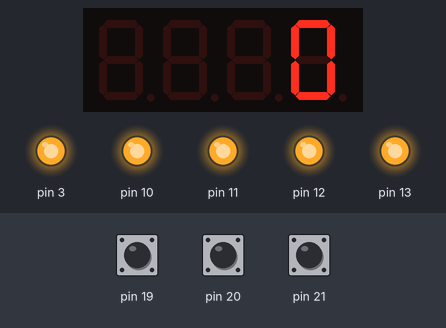
This sketch was run on a simulated Arduino Leonardo, built with avr-gcc and run on an emulated ATmega32U4. Shown: 4-digit seven-segment display, output pins drawn as LEDs (lit = HIGH). Inputs (shaded band) come from the test bench; at power-on: pin 20 HIGH, pin 19 HIGH, pin 21 HIGH.

Above: at 1.2 s.
1.3 s: pin 20 pulled LOW for 3.2 s
At 1.9 s:
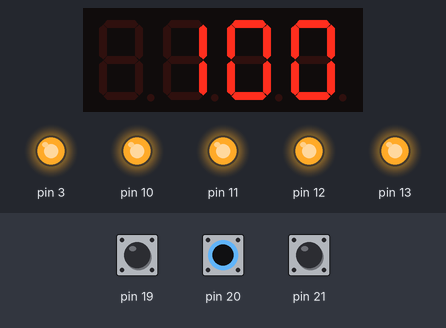
6.0 s: pin 19 pulled LOW for 0.15 s
At 7.8 s:
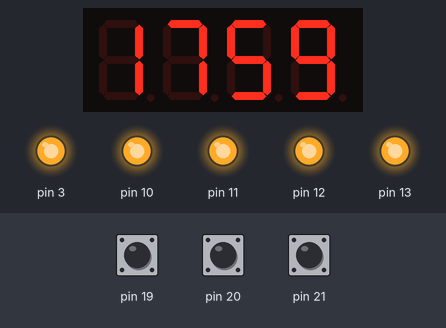
Timing chart, 0 to 9.3 s (numbered marks = the images above; inputs shaded):
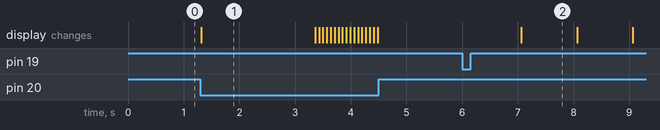

The sketch:

AlarmClock.ino
```cpp
/*
  Timer with blink LED

  It's a countdown which turns the LED's on and off for several seconds, when it reaches zero.

  modified 2 June 2019
  by Lara Akgün

  This example code is from the arduino une multifunction shield documentation.
*/

#include <TimerOne.h>
#include <Wire.h>
#include <MultiFuncShield.h>

// initialize the variables
enum CountDownModeValues {
  COUNTING_STOPPED,
  COUNTING
};

byte countDownMode = COUNTING_STOPPED;
byte tenths = 0;
char seconds = 0;
char minutes = 0;

// Setup of the application
void setup() {
  Timer1.initialize();
  MFS.initialize(&Timer1); // initialize multi-function shield library
  MFS.write(0);
  Serial.begin(9600);
}

// main code, which run repeatedly
void loop() {
  byte btn = MFS.getButton();
  switch (countDownMode) {
    case COUNTING_STOPPED:
      if (btn == BUTTON_1_SHORT_RELEASE && (minutes + seconds) > 0) {
        // start the timer
        countDownMode = COUNTING;
      } else if (btn == BUTTON_1_LONG_PRESSED) {
        // reset the timer and puts all to zero
        tenths = 0;
        seconds = 0;
        minutes = 0;
        MFS.write(minutes * 100 + seconds);
      }

      // Add minutes if button 2 is pressed long or short
      else if (btn == BUTTON_2_PRESSED || btn == BUTTON_2_LONG_PRESSED) {
        minutes++;
        if (minutes > 60) {
          minutes = 0;
        }
        MFS.write(minutes * 100 + seconds);
        // Add seconds if button 3 is pressed long or short
      } else if (btn == BUTTON_3_PRESSED || btn == BUTTON_3_LONG_PRESSED) {
        seconds += 10;
        if (seconds >= 60) {
          seconds = 0;
        }
        MFS.write(minutes * 100 + seconds);
      }
      break;

    case COUNTING:
      if (btn == BUTTON_1_SHORT_RELEASE || btn == BUTTON_1_LONG_RELEASE) {
        // stop the timer
        countDownMode = COUNTING_STOPPED;
      }
      else {
        // continue counting down
        tenths++;

        if (tenths == 10) {
          tenths = 0;
          seconds--;

          if (seconds < 0 && minutes > 0) {
            seconds = 59;
            minutes--;
          }

          // timer has reached 0, so sound the alarm and the LED begin to blink
          if (minutes == 0 && seconds == 0) {
            MFS.beep(50, 50, 5); // beep 3 times, 500 milliseconds on / 500 off
            MFS.writeLeds(LED_ALL, ON);
            MFS.blinkLeds(LED_ALL, ON);
            delay(2000);
            MFS.blinkLeds(LED_ALL, OFF);
            MFS.write("END");
            MFS.blinkLeds(LED_1, ON);
            delay(2000);
            MFS.blinkLeds(LED_1, OFF);
            MFS.blinkLeds(LED_2, ON);
            delay(2000);
            MFS.blinkLeds(LED_2, OFF);
            MFS.blinkLeds(LED_3, ON);
            delay(2000);
            MFS.blinkLeds(LED_3, OFF);
            MFS.blinkLeds(LED_4, ON);
            delay(2000);
            MFS.blinkLeds(LED_4, OFF);
            countDownMode = COUNTING_STOPPED;
          }
          MFS.write(minutes * 100 + seconds);
        }
        delay(100);
      }
      break;
  }
}
```

Measured:
- after the input at 1.3 s, the display: changes at once (image 1)
- after the input at 6.0 s, the display: changes after 1.1 s (image 2)
- what the display in image 1 shows lasts 2.1 s, from 1.3 s to 3.4 s
